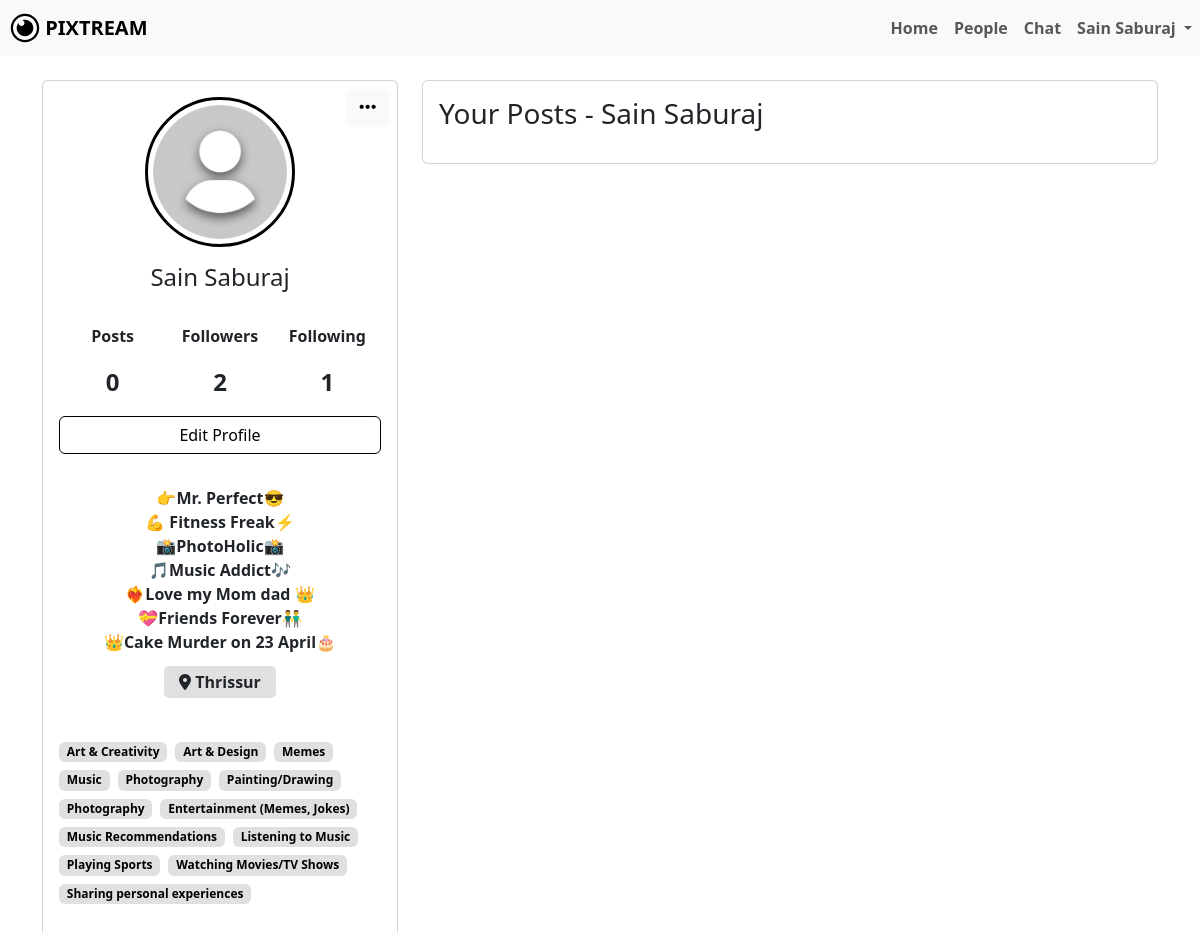
Page /profile.php (signed in) on the committed database.
### tables this page shows
CREATE TABLE IF NOT EXISTS `users` (
  `id` int NOT NULL AUTO_INCREMENT,
  `name` varchar(255) NOT NULL,
  `username` varchar(255) NOT NULL,
  `email` varchar(255) NOT NULL,
  `password` varchar(255) NOT NULL,
  `bio` varchar(255) DEFAULT NULL,
  `profile_picture` varchar(255) DEFAULT NULL,
  `location` varchar(255) DEFAULT NULL,
  `created_at` timestamp NULL DEFAULT CURRENT_TIMESTAMP,
  PRIMARY KEY (`id`),
  UNIQUE KEY `username` (`username`),
  UNIQUE KEY `email` (`email`)
);

### profile.php (the view, shortened to what this page needs)
<?php
include 'dbconfig.php';
$username = $_SESSION['username'];
$sql = "SELECT * FROM users WHERE username='$username';";
$result = mysqli_query($conn, $sql);
$info = mysqli_fetch_assoc($result);
$id = $info['id'];
$name = $info['name'];
$profilePhoto = $info['profile_picture'] ?? 'default.png';
$followersSql = "SELECT COUNT(*) AS follower_count FROM follows WHERE followed_id='$id';";
$followersResult = mysqli_query($conn, $followersSql);
$followersCount = mysqli_fetch_assoc($followersResult)['follower_count'];
$followingSql = "SELECT COUNT(*) AS following_count FROM follows WHERE follower_id='$id';";
$followingResult = mysqli_query($conn, $followingSql);
$followingCount = mysqli_fetch_assoc($followingResult)['following_count'];
$postSql = "SELECT COUNT(*) FROM posts WHERE username = '$username';";
$postResult = mysqli_query($conn, $postSql);
$postInfo = mysqli_fetch_array($postResult);
$postCount = $postInfo[0];
$interests = [];
$sql = "SELECT o.option_name
        FROM user_selections us
        JOIN options o ON us.option_id = o.id
        WHERE us.user_id = (SELECT id FROM users WHERE username = ? LIMIT 1)";
$stmt = $conn->prepare($sql);
$stmt->bind_param("s", $username);
$stmt->execute();
$result = $stmt->get_result();
while ($row = $result->fetch_assoc()) {
    $interests[] = $row['option_name'];
}
$bioSql = "SELECT * FROM users WHERE username = '$username';";
$bioResult = mysqli_query($conn, $bioSql);
$bioInfo = mysqli_fetch_assoc($bioResult);
$bio = $bioInfo['bio'];
$location = $bioInfo['location'];
?>
<!DOCTYPE html>
<html lang="en">
<head>
    <link rel="stylesheet" href="node_modules/bootstrap/dist/css/bootstrap.min.css">
    <link rel="stylesheet" href="library-files/fontawesome/css/all.min.css">
    <link rel="stylesheet" href="assets/css/me.css">
</head>
<body>
    <nav class="navbar navbar-expand-lg navbar-light bg-light">
        <a class="navbar-brand" href="dashboard.php">
            <img src="assets/img/LOGO.svg" width="30" height="30" class="d-inline-block align-top" alt="" id="dash-icon">
            <b>PIXTREAM</b>
        </a>
        <div class="collapse navbar-collapse" id="navbarNavDropdown">
            <ul class="navbar-nav ms-auto">
                <li class="nav-item active">
                    <a class="nav-link" href="dashboard.php"><b>Home</b><span class="sr-only"></span></a>
                </li>
                <li class="nav-item active">
                    <a class="nav-link" href="people.php"><b>People</b><span class="sr-only"></span></a>
                </li>
                <li class="nav-item active">
                    <a class="nav-link" href="chat.php"><b>Chat</b><span class="sr-only"></span></a>
                </li>
                <li class="nav-item dropdown">
                    <a class="nav-link dropdown-toggle" href="#" id="navbarDropdownMenuLink" role="button" data-bs-toggle="dropdown" aria-expanded="false">
                        <b><?php echo $name; ?></b>
                    </a>
                </li>
            </ul>
        </div>
    </nav> <br>
    <div class="container">
        <div class="main-body">
            <div class="row gutters-sm">
                <div class="col-md-4 mb-3">
                    <div class="card h-100 position-relative">
                        <div class="card-body d-flex flex-column">
                            <div class="dropdown position-absolute top-0 end-0 p-2">
                                <button class="btn btn-light custom-dropdown-btn" type="button" id="dropdownMenuButton" data-bs-toggle="dropdown" aria-expanded="false">
                                    <i class="fa-solid fa-ellipsis custom-ellipsis"></i>
                                </button>
                            </div>
                            <div class="d-flex flex-column align-items-center text-center">
                                <div class="profile-img-container">
                                    <img src="profile_picture/<?php echo $profilePhoto; ?>" alt="Profile Photo" class="rounded-circle" width="150">
                                </div>
                                <div class="mt-3 mb-4">
                                    <h4><?php echo $name; ?></h4>
                                </div>
                                <div class="d-flex justify-content-around stats">
                                    <div class="stat">
                                        <p><b>Posts</b></p>
                                        <p><?php echo $postCount; ?></p>
                                    </div>
                                    <div class="stat" data-bs-toggle="modal" data-bs-target="#followersModal">
                                        <p><b>Followers</b></p>
                                        <p><?php echo $followersCount; ?></p>
                                    </div>
                                    <div class="stat" data-bs-toggle="modal" data-bs-target="#followingModal">
                                        <p><b>Following</b></p>
                                        <p><?php echo $followingCount; ?></p>
                                    </div>
                                </div>
                                <div class="w-100 mb-3">
                                    <a href="user_details.php">
                                        <button type="button" class="btn mybtn-outline w-100">Edit Profile</button>
                                    </a>
                                </div>
                                <div class="mt-3 bio-text text-start">
                                    <p><?php echo nl2br(htmlspecialchars($bio)); ?></p>
                                    <span class="mt-3 profile-location">
                                        <i class="fa-solid fa-location-dot"></i> <?php echo $location; ?>
                                    </span>
                                </div>
                                <div class="mt-5 profile-interest">
                                    <div class="d-flex flex-wrap">
                                        <?php foreach ($interests as $interest): ?>
                                            <span class="badge mybadge2 me-2 mb-2"><?php echo htmlspecialchars($interest); ?></span>
                                        <?php endforeach; ?>
                                    </div>
                                </div>
                            </div>
                        </div>
                    </div>
                </div>
                <div class="col-md-8">
                    <div class="row gutters-sm">
                        <div class="col-sm-12 mb-3">
                            <div class="card h-100">
                                <div class="card-body">
                                    <h3 class="d-flex align-items-center mb-3">Your Posts - <?php echo $name; ?></h3>
                                </div>
                            </div>
                        </div>
                    </div>
                </div>
            </div>
        </div>
    </div>
</body>
</html>

### assets/css/me.css (style rules this page uses)
:root { --bs-body-font-weight: 400; }
body { color: black !important; }
li { cursor: pointer; }
.mybtn-outline { border: 1px solid black; color: black; }
.mybadge2 { background-color: #e0e0e0 !important; font-size: 12px; color: black; }
.bio-text { text-align: center !important; font-weight: bolder; }
.profile-location { background-color: #e0e0e0 !important; padding: 5px 15px; border-radius: 5px; }
.profile-interest { margin-bottom: 200px !important; }
a { color: inherit; }
#dash-icon { margin-left: 10px; }
.rounded-circle { border: 3px solid #000000; padding: 5px; }
.profile-img-container { position: relative; display: inline-block; }
.profile-img-container img { border-radius: 50%; }
.custom-ellipsis { font-size: 1.2rem; }
.stats { display: flex; justify-content: space-around; width: 100%; }
.stat { text-align: center; flex: 1; cursor: pointer; }
.stat p:nth-of-type(2) { font-size: 1.5rem; font-weight: 600; }

### rows in the picture
users: name "Sain Saburaj", profile_picture (placeholder picture), bio "👉Mr. Perfect😎 💪 Fitness Freak⚡ 📸PhotoHolic📸 🎵Music Addict🎶 ❤‍🔥Love my Mom dad 👑 💝Friends Forever👬 👑Cake Murder on 23 April🎂", location "Thrissur"

### other values in the picture
$postCount "0"
$followersCount "2"
$followingCount "1"
$interest "Art & Creativity"
$interest "Art & Design"
$interest "Memes"
$interest "Music"
$interest "Photography"
$interest "Painting/Drawing"
$interest "Entertainment (Memes, Jokes)"
$interest "Music Recommendations"
$interest "Listening to Music"
$interest "Playing Sports"
$interest "Watching Movies/TV Shows"
$interest "Sharing personal experiences"
